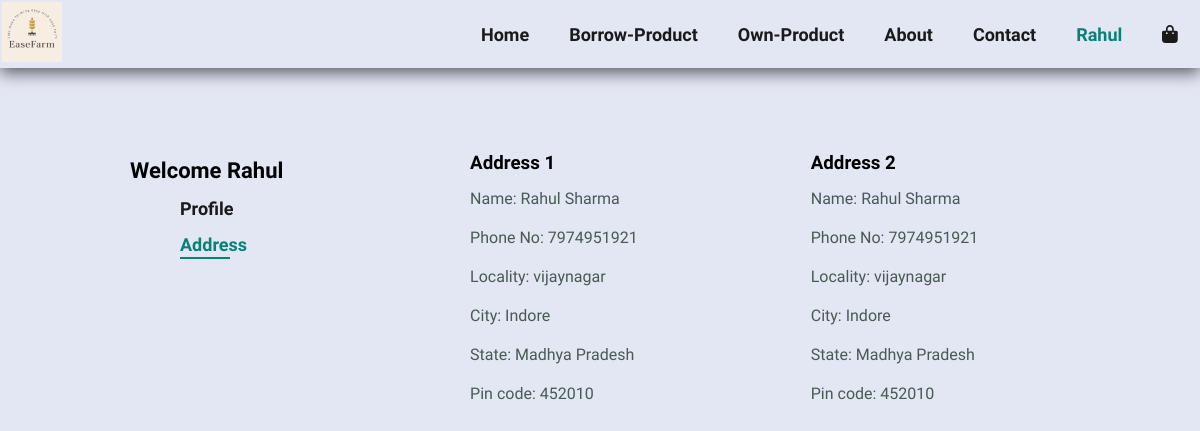
/address (signed in), run on the app's committed database.
### myApp/models.py (models this page shows, shortened)
class Customer(models.Model):
    user = models.ForeignKey(User, on_delete=models.CASCADE)
    name = models.CharField(max_length=100, default="")
    email = models.CharField(max_length=50, default="")
    aadhar_card_no = models.CharField(max_length=12, default="")
    phone_no = models.CharField(max_length=12, default="")
    another_phone_no = models.CharField(max_length=12, default="")
    time = models.CharField(max_length=10,default=1)
    locality = models.CharField(max_length=200)
    city = models.CharField(max_length=50)
    zipcode = models.IntegerField()
    state = models.CharField(choices=STATE_CHOICES, max_length=50)

### myApp/views.py (the view)
# urls.py: path('address', views.address, name='address'),
def address(request):
    add = Customer.objects.filter(user=request.user)
    return render(request, 'address.html', {'add': add, 'active': 'btn-primary'})

### templates/address.html (shortened to what this page needs)
<!doctype html>
{% load static %}
<html xmlns="http://www.w3.org/1999/html">
<head>
    <link rel="stylesheet" href="{% static 'address1.css' %}" />
  <link rel="stylesheet" type="text/css" href="{% static 'css1.css' %}">
    <link href="{% static 'fontawesomefree/css/all.min.css' %}" rel="stylesheet" type="text/css">
</head>
<body>
<section id="header">
    <a href="#"><img src="static/img/logo.png" width = "60" height = "60" class = "logo" alt=""></a>
<div>
  <ul id="navbar">
    <li> <a  href="/">Home</a></li>
    <li> <a href="/">Borrow-Product</a></li>
    <li> <a href="Become_supplier">Own-Product</a></li>
    <li> <a href="/about">About</a> </li>
    <li> <a href="/contact">Contact</a></li>
     {% if request.user.is_authenticated %}
     <div class="dropdown">
      <li> <a class = "active">{{request.user}}</a></li>
    </div>
    <li> <a href="{% url 'show_cart' %}"><i class="fas fa-shopping-bag"></i></a></li>
      {% else %}
    <li><a href="login">Login</a></li>
      {% endif %}
  </ul>
</div>
 </section>
 <section id="level">
  <div class = "p1">
   <h3>Welcome {{ request.user.username|capfirst}}</h3>
     <ul >
      <li><a href="{% url 'profile' %}">Profile</a></li>
      <li><a href="{% url 'address' %}" class = "active">Address</a></li>
     </ul>
    </div>
      {% for ad in add %}
        <div class = "p2">
         <h3>Address {{forloop.counter}} </h3>
         <p>Name: {{ad.name}} </p>
         <p>Phone No: {{ad.phone_no}}</p>
         <p>Locality: {{ad.locality}}</p>
         <p>City: {{ad.city}}</p>
         <p>State: {{ad.state}}</p>
         <p>Pin code: {{ad.zipcode}}</p>
        </div>
      {% endfor %}
 </section>
</body>
</html>

### static/address1.css (style rules this page uses)
* { margin: 0; padding: 0; box-sizing: border-box; font-family: "Spartan", sans-serif; }
body { background: #e3e6f3; }
#level { display: flex; flex-direction: row; gap: 20px; }
.p1 { padding: 10px 10px 0px 10px; margin-top: 80px; margin-left: 120px; margin-bottom: 200px; margin-right: 100px; }
.p1 h3 { font-size: 22px; }
.p1 li { list-style: none; padding-top: 15px; padding-left: 50px; padding-right: 50px; position: relative; }
.p1 li a { text-decoration: none; font-size: 18px; font-weight: 600; color: #1a1a1a; transition: 0.3s ease; }
.p1 li a:hover, .p1 li a.active { color: #088178; }
.p1 li a.active::after, .p1 li a:hover::after { content: ""; width: 30%; height: 2px; background: #088178; position: absolute; bottom: -4px; left: 50px; }
.p2 { padding: 10px 10px 0px 10px; margin-top: 74px; margin-left: 33px; margin-right: 100px; }

### static/css1.css (style rules this page uses)
* { padding: 0; margin: 0; box-sizing: border-box; font-family: 'Spartan', sans-serif; }
p { font-size: 16px; color: #465b52; margin: 15px 0 20px 0; }
body { width: 100%; }
#header { display: flex; align-items: center; justify-content: space-between; padding: 2px 2px; background: #E3E6F3; box-shadow: 0px 5px 15px rgba(0,0,0,0.6); z-index: 999; position: sticky; top: 0; left: 0; }
#navbar { display: flex; align-items: center; justify-content: space-between; }
#navbar li { list-style: none; padding: 0px 20px; position: relative; }
#navbar li a { text-decoration: none; font-size: 18px; font-weight: 600; color: #1a1a1a; transition: 0.3s ease; }
#navbar li a:hover, #navbar li a.active { color: #088178; }

### templates/address.html (style rules this page uses)
.dropdown { position: relative; display: inline-block; }

### data on the page
Customer: name "Rahul Sharma", phone_no "7974951921", locality "vijaynagar", city "Indore", state "Madhya Pradesh", zipcode "452010"
Customer: name "Rahul Sharma", phone_no "7974951921", locality "vijaynagar", city "Indore", state "Madhya Pradesh", zipcode "452010"

### other printed values
{{ request.user }} "Rahul"
{{ request.user.username|capfirst }} "Rahul"
